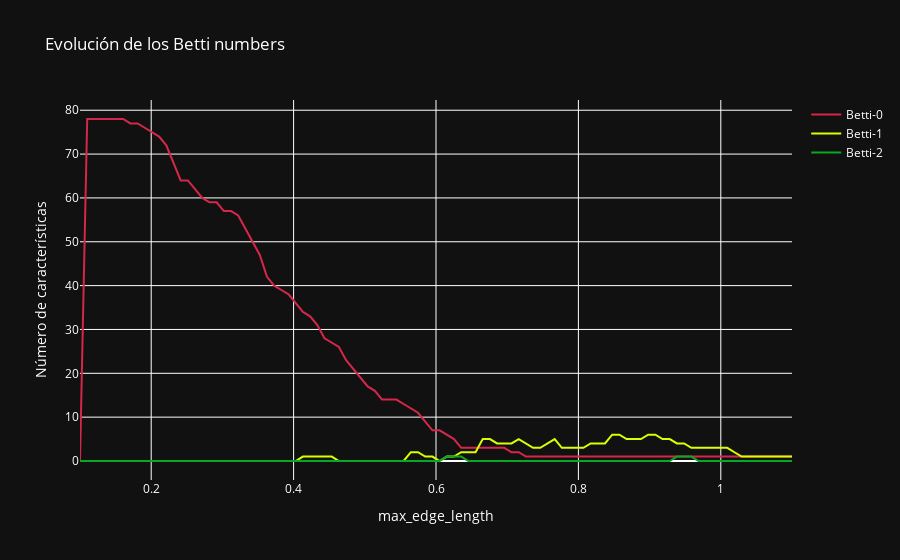

Notebook code cell kept with this figure:
### Code cell
import numpy as np
import pandas as pd
import gudhi as gd
import plotly.express as px

def betti_evolution(distance_matrix,edge_lengths):
    betti_data = []

    for length in edge_lengths:
        rips_complex = gd.RipsComplex(distance_matrix=distance_matrix, max_edge_length=length)
        simplex_tree = rips_complex.create_simplex_tree(max_dimension=3)
        simplex_tree.compute_persistence()
        bettis = simplex_tree.betti_numbers()
        while len(bettis) < 3:
            bettis.append(0)
        betti_data.append((length, bettis[0], bettis[1], bettis[2]))

    df_betti = pd.DataFrame(betti_data, columns=['edge_length', 'Betti-0', 'Betti-1', 'Betti-2'])
    df_melted = df_betti.melt(id_vars='edge_length', 
                              value_vars=['Betti-0', 'Betti-1', 'Betti-2'],
                              var_name='Betti', 
                              value_name='Count')

    fig = px.line(df_melted, 
                  x='edge_length', 
                  y='Count', 
                  color='Betti',
                  title='Evolución de los Betti numbers',
                  labels={'edge_length': 'max_edge_length', 'Count': 'Número de características'},
                  color_discrete_map={
                      'Betti-0': '#d5274a',
                      'Betti-1': '#d9ff00',
                      'Betti-2': '#08a725'
                  })

    fig.update_layout(
        plot_bgcolor='#111111',
        paper_bgcolor='#111111',
        font_color='white',
        legend_title_text='',
    )

    return fig
edge_lengths = np.linspace(0.1, 1.1, 100)

FIG=betti_evolution(distance_matrix,edge_lengths)
FIG.show()

### Figure 1 — Plotly figure (JSON) as saved in the notebook; plotly's stock layout.template omitted (floating-point values rounded to 4 significant figures)
{"data": [{"hovertemplate": "Betti=Betti-0<br>max_edge_length=%{x}<br>Número de características=%{y}<extra></extra>", "legendgroup": "Betti-0", "line": {"color": "#d5274a", "dash": "solid"}, "marker": {"symbol": "circle"}, "mode": "lines", "name": "Betti-0", "orientation": "v", "showlegend": true, "type": "scatter", "x": [0.1, 0.1101, 0.1202, 0.1303, 0.1404, 0.1505, 0.1606, 0.1707, 0.1808, 0.1909, 0.201, 0.2111, 0.2212, 0.2313, 0.2414, 0.2515, 0.2616, 0.2717, 0.2818, 0.2919, 0.302, 0.3121, 0.3222, 0.3323, 0.3424, 0.3525, 0.3626, 0.3727, 0.3828, 0.3929, 0.403, 0.4131, 0.4232, 0.4333, 0.4434, 0.4535, 0.4636, 0.4737, 0.4838, 0.4939, 0.504, 0.5141, 0.5242, 0.5343, 0.5444, 0.5545, 0.5646, 0.5747, 0.5848, 0.5949, 0.6051, 0.6152, 0.6253, 0.6354, 0.6455, 0.6556, 0.6657, 0.6758, 0.6859, 0.696, 0.7061, 0.7162, 0.7263, 0.7364, 0.7465, 0.7566, 0.7667, 0.7768, 0.7869, 0.797, 0.8071, 0.8172, 0.8273, 0.8374, 0.8475, 0.8576, 0.8677, 0.8778, 0.8879, 0.898, 0.9081, 0.9182, 0.9283, 0.9384, 0.9485, 0.9586, 0.9687, 0.9788, 0.9889, 0.999, 1.009, 1.019, 1.029, 1.039, 1.049, 1.06, 1.07, 1.08, 1.09, 1.1], "xaxis": "x", "y": [0, 78, 78, 78, 78, 78, 78, 77, 77, 76, 75, 74, 72, 68, 64, 64, 62, 60, 59, 59, 57, 57, 56, 53, 50, 47, 42, 40, 39, 38, 36, 34, 33, 31, 28, 27, 26, 23, 21, 19, 17, 16, 14, 14, 14, 13, 12, 11, 9, 7, 7, 6, 5, 3, 3, 3, 3, 3, 3, 3, 2, 2, 1, 1, 1, 1, 1, 1, 1, 1, 1, 1, 1, 1, 1, 1, 1, 1, 1, 1, 1, 1, 1, 1, 1, 1, 1, 1, 1, 1, 1, 1, 1, 1, 1, 1, 1, 1, 1, 1], "yaxis": "y"}, {"hovertemplate": "Betti=Betti-1<br>max_edge_length=%{x}<br>Número de características=%{y}<extra></extra>", "legendgroup": "Betti-1", "line": {"color": "#d9ff00", "dash": "solid"}, "marker": {"symbol": "circle"}, "mode": "lines", "name": "Betti-1", "orientation": "v", "showlegend": true, "type": "scatter", "x": [0.1, 0.1101, 0.1202, 0.1303, 0.1404, 0.1505, 0.1606, 0.1707, 0.1808, 0.1909, 0.201, 0.2111, 0.2212, 0.2313, 0.2414, 0.2515, 0.2616, 0.2717, 0.2818, 0.2919, 0.302, 0.3121, 0.3222, 0.3323, 0.3424, 0.3525, 0.3626, 0.3727, 0.3828, 0.3929, 0.403, 0.4131, 0.4232, 0.4333, 0.4434, 0.4535, 0.4636, 0.4737, 0.4838, 0.4939, 0.504, 0.5141, 0.5242, 0.5343, 0.5444, 0.5545, 0.5646, 0.5747, 0.5848, 0.5949, 0.6051, 0.6152, 0.6253, 0.6354, 0.6455, 0.6556, 0.6657, 0.6758, 0.6859, 0.696, 0.7061, 0.7162, 0.7263, 0.7364, 0.7465, 0.7566, 0.7667, 0.7768, 0.7869, 0.797, 0.8071, 0.8172, 0.8273, 0.8374, 0.8475, 0.8576, 0.8677, 0.8778, 0.8879, 0.898, 0.9081, 0.9182, 0.9283, 0.9384, 0.9485, 0.9586, 0.9687, 0.9788, 0.9889, 0.999, 1.009, 1.019, 1.029, 1.039, 1.049, 1.06, 1.07, 1.08, 1.09, 1.1], "xaxis": "x", "y": [0, 0, 0, 0, 0, 0, 0, 0, 0, 0, 0, 0, 0, 0, 0, 0, 0, 0, 0, 0, 0, 0, 0, 0, 0, 0, 0, 0, 0, 0, 0, 1, 1, 1, 1, 1, 0, 0, 0, 0, 0, 0, 0, 0, 0, 0, 2, 2, 1, 1, 0, 1, 1, 2, 2, 2, 5, 5, 4, 4, 4, 5, 4, 3, 3, 4, 5, 3, 3, 3, 3, 4, 4, 4, 6, 6, 5, 5, 5, 6, 6, 5, 5, 4, 4, 3, 3, 3, 3, 3, 3, 2, 1, 1, 1, 1, 1, 1, 1, 1], "yaxis": "y"}, {"hovertemplate": "Betti=Betti-2<br>max_edge_length=%{x}<br>Número de características=%{y}<extra></extra>", "legendgroup": "Betti-2", "line": {"color": "#08a725", "dash": "solid"}, "marker": {"symbol": "circle"}, "mode": "lines", "name": "Betti-2", "orientation": "v", "showlegend": true, "type": "scatter", "x": [0.1, 0.1101, 0.1202, 0.1303, 0.1404, 0.1505, 0.1606, 0.1707, 0.1808, 0.1909, 0.201, 0.2111, 0.2212, 0.2313, 0.2414, 0.2515, 0.2616, 0.2717, 0.2818, 0.2919, 0.302, 0.3121, 0.3222, 0.3323, 0.3424, 0.3525, 0.3626, 0.3727, 0.3828, 0.3929, 0.403, 0.4131, 0.4232, 0.4333, 0.4434, 0.4535, 0.4636, 0.4737, 0.4838, 0.4939, 0.504, 0.5141, 0.5242, 0.5343, 0.5444, 0.5545, 0.5646, 0.5747, 0.5848, 0.5949, 0.6051, 0.6152, 0.6253, 0.6354, 0.6455, 0.6556, 0.6657, 0.6758, 0.6859, 0.696, 0.7061, 0.7162, 0.7263, 0.7364, 0.7465, 0.7566, 0.7667, 0.7768, 0.7869, 0.797, 0.8071, 0.8172, 0.8273, 0.8374, 0.8475, 0.8576, 0.8677, 0.8778, 0.8879, 0.898, 0.9081, 0.9182, 0.9283, 0.9384, 0.9485, 0.9586, 0.9687, 0.9788, 0.9889, 0.999, 1.009, 1.019, 1.029, 1.039, 1.049, 1.06, 1.07, 1.08, 1.09, 1.1], "xaxis": "x", "y": [0, 0, 0, 0, 0, 0, 0, 0, 0, 0, 0, 0, 0, 0, 0, 0, 0, 0, 0, 0, 0, 0, 0, 0, 0, 0, 0, 0, 0, 0, 0, 0, 0, 0, 0, 0, 0, 0, 0, 0, 0, 0, 0, 0, 0, 0, 0, 0, 0, 0, 0, 1, 1, 1, 0, 0, 0, 0, 0, 0, 0, 0, 0, 0, 0, 0, 0, 0, 0, 0, 0, 0, 0, 0, 0, 0, 0, 0, 0, 0, 0, 0, 0, 1, 1, 1, 0, 0, 0, 0, 0, 0, 0, 0, 0, 0, 0, 0, 0, 0], "yaxis": "y"}], "layout": {"font": {"color": "white"}, "legend": {"title": {"text": ""}, "tracegroupgap": 0}, "paper_bgcolor": "#111111", "plot_bgcolor": "#111111", "title": {"text": "Evolución de los Betti numbers"}, "xaxis": {"anchor": "y", "domain": [0, 1], "title": {"text": "max_edge_length"}}, "yaxis": {"anchor": "x", "domain": [0, 1], "title": {"text": "Número de características"}}}}
